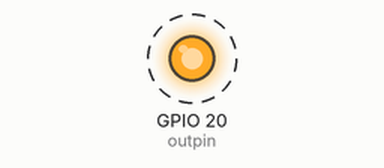
Recording of a program running on a simulated Raspberry Pi (BCM pin numbers). On the bench: output pins drawn as LEDs (lit = HIGH). Dashed ring = blinking. What the program prints to the terminal is not drawn.

Above: at 0.5 s.
Timing chart, 0 to 4.6 s (numbered marks = the images above):
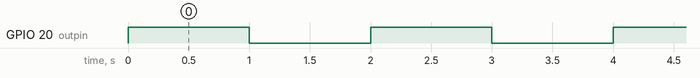

The program:

app.py
```python
""" blinking lights """

import RPi.GPIO as gpio
import time

outpin = 20
interval = 1

gpio.setmode(gpio.BCM)
gpio.setup(outpin, gpio.OUT)

try:
  while True:
    print("light on")
    gpio.output(outpin, True)
    time.sleep(interval)
    print("light off")
    gpio.output(outpin, False)
    time.sleep(interval)

except KeyboardInterrupt:
  gpio.cleanup()    
```

Measured:
- by itself, GPIO 20 (outpin): alternates HIGH for 1.0 s and LOW for 1.0 s
